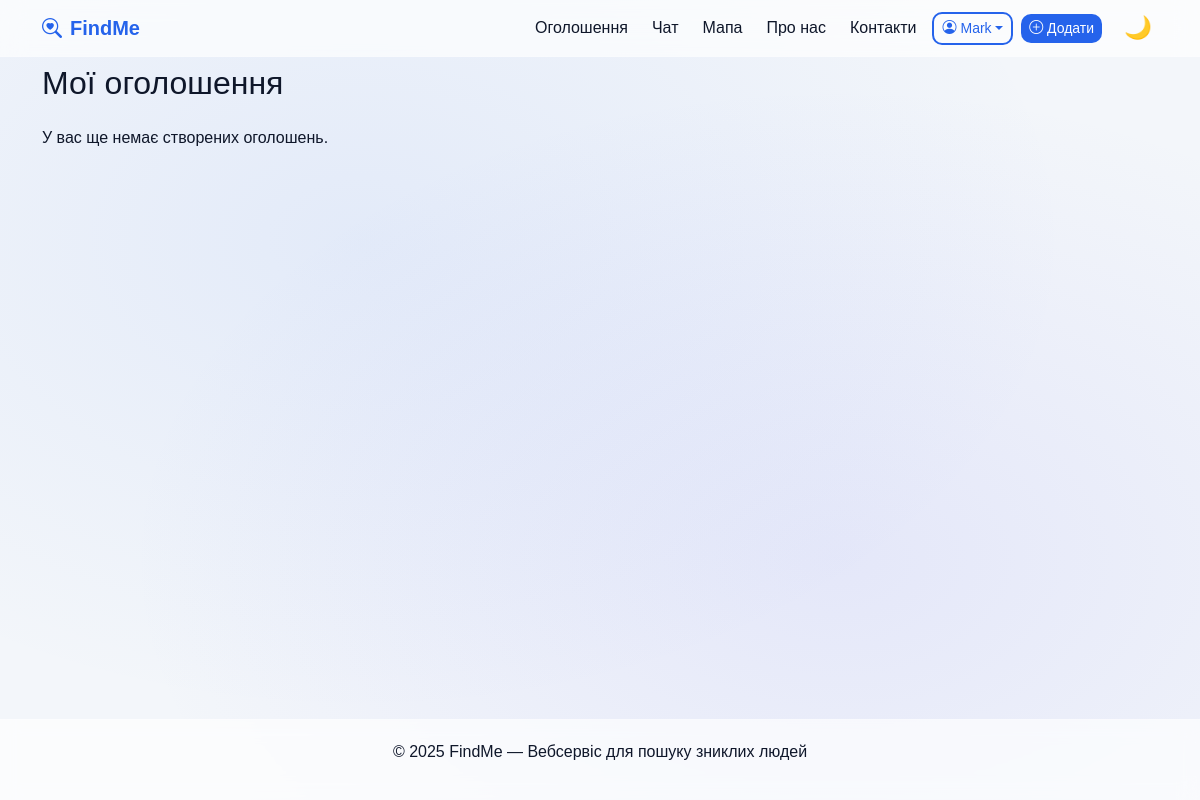
Page /my-posts/ (signed in) on the earlier database version.
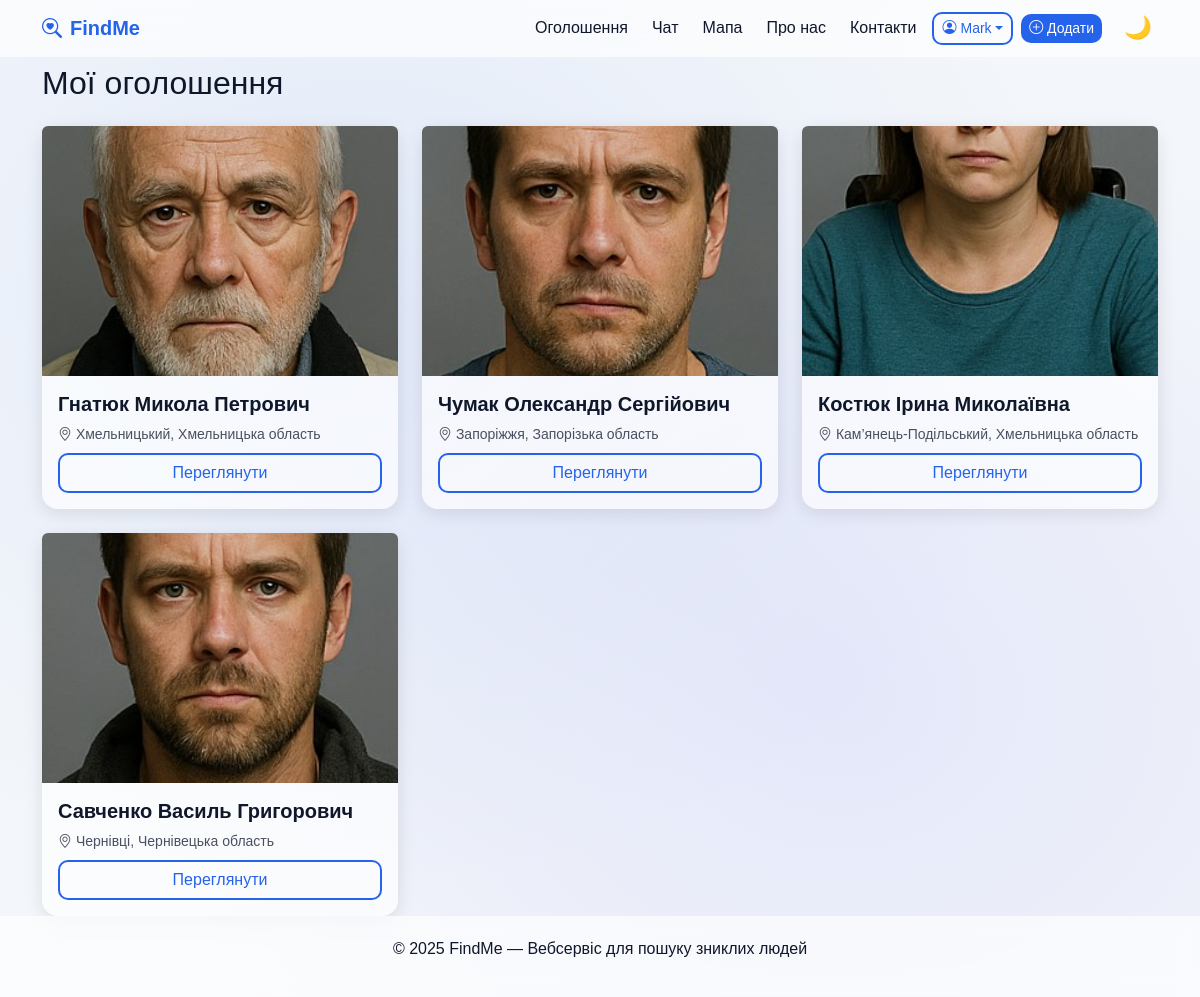
Same page on the later database version.
### missing_persons/models.py (models this page shows, shortened)
class MissingPerson(models.Model):
    STATUS_CHOICES = [
       ('missing', 'У розшуку'),
        ('found', 'Знайдено'),
    ]
    CATEGORY_CHOICES = [
    ('child', 'Дитина'),
    ('adult', 'Дорослий'),
    ('elderly', 'Літня людина'),
    ('military', 'Військовий'),
    ('disabled', 'Людина з інвалідністю'),
    ('other', 'Інше'),
]
    user = models.ForeignKey(User, on_delete=models.CASCADE)
    full_name = models.CharField(max_length=150)
    birth_date = models.DateField(null=True, blank=True)
    missing_date = models.DateField()
    region = models.CharField(max_length=100)
    city = models.CharField(max_length=100)
    description = models.TextField()
    photo = models.ImageField(upload_to='missing_persons/', blank=True, null=True)
    category = models.CharField(max_length=50, choices=CATEGORY_CHOICES, default='other')
    status = models.CharField(max_length=20, choices=STATUS_CHOICES, default='missing')
    created_at = models.DateTimeField(auto_now_add=True)
    location = models.CharField("Останнє місце, де бачили", max_length=255, blank=True, null=True)
    latitude = models.FloatField(blank=True, null=True)
    longitude = models.FloatField(blank=True, null=True)

### missing_persons/views.py (the view)
# urls.py: path('my-posts/', mp_views.my_posts, name='my_posts'),
@login_required
def my_posts(request):
    persons = MissingPerson.objects.filter(user=request.user)
    return render(request, 'my_posts.html', {'persons': persons})

### templates/my_posts.html
{% extends 'base.html' %}
{% block content %}
<h2 class="mb-4">Мої оголошення</h2>
{% if persons %}
<div class="row g-4">
  {% for p in persons %}
  <div class="col-md-4">
    <div class="card h-100">
      {% if p.photo %}
      <img src="{{ p.photo.url }}" class="card-img-top rounded-top" alt="{{ p.full_name }}">
      {% endif %}
      <div class="card-body">
        <h5 class="fw-semibold">{{ p.full_name }}</h5>
        <p class="text-muted small mb-2"><i class="bi bi-geo-alt"></i> {{ p.city }}, {{ p.region }}</p>
        <a href="{% url 'missing_detail' p.pk %}" class="btn btn-outline-primary w-100">Переглянути</a>
      </div>
    </div>
  </div>
  {% endfor %}
</div>
{% else %}
  <p>У вас ще немає створених оголошень.</p>
{% endif %}
{% endblock %}

### templates/base.html (shortened to what this page needs)
{% load static %}
<!DOCTYPE html>
<html lang="uk" data-theme="light">
<head>
  <link href="https://cdn.jsdelivr.net/npm/bootstrap@5.3.3/dist/css/bootstrap.min.css" rel="stylesheet">
  <link href="https://cdn.jsdelivr.net/npm/bootstrap-icons@1.11.3/font/bootstrap-icons.css" rel="stylesheet">
</head>
<body>
  <nav class="navbar navbar-expand-lg fixed-top">
    <div class="container">
      <a class="navbar-brand d-flex align-items-center" href="/">
        <i class="bi bi-search-heart me-2"></i> FindMe
      </a>
     <div class="collapse navbar-collapse justify-content-end" id="navMenu">
  <ul class="navbar-nav align-items-center gap-2">
    <li class="nav-item"><a href="/home" class="nav-link">Оголошення</a></li>
    <li class="nav-item"><a href="/chat/" class="nav-link">Чат</a></li>
    <li class="nav-item"><a href="/map/" class="nav-link">Мапа</a></li>
    <li class="nav-item"><a href="/about/" class="nav-link">Про нас</a></li>
    <li class="nav-item"><a href="/contacts/" class="nav-link">Контакти</a></li>
    {% if user.is_authenticated %}
      <li class="nav-item dropdown">
        <a class="btn btn-outline-primary btn-sm dropdown-toggle d-flex align-items-center"
           href="#" id="profileDropdown" role="button"
           data-bs-toggle="dropdown" aria-expanded="false">
          <i class="bi bi-person-circle me-1"></i> {{ user.username }}
        </a>
      </li>
      <li class="nav-item">
        <a href="/add/" class="btn btn-primary btn-sm me-2">
          <i class="bi bi-plus-circle"></i> Додати
        </a>
      </li>
    {% else %}
      <li class="nav-item"><a href="/login/" class="btn btn-outline-primary btn-sm">Увійти</a></li>
    {% endif %}
    <li class="nav-item">
      <button id="themeToggle" class="theme-toggle" title="Змінити тему">🌙</button>
    </li>
  </ul>
</div>
    </div>
  </nav>
  <main class="container mt-3 pt-5 fade-in">
    {% block content %}{% endblock %}
  </main>
  <footer>
    <p>© 2025 FindMe — Вебсервіс для пошуку зниклих людей</p>
  </footer>
</body>
</html>

### templates/base.html (style rules this page uses)
:root { --bg-light: #f3f6fa; --bg-dark: #0b1120; --glass-light: rgba(255, 255, 255, 0.65); --glass-dark: rgba(17, 25, 40, 0.65); --text-light: #0f172a; --text-dark: #f8fafc; --accent: #2563eb; --radius: 16px; --transition: all 0.3s ease; }
html[data-theme="light"] { --bg: var(--bg-light); --text: var(--text-light); --glass: var(--glass-light); }
body { background: var(--bg); color: var(--text); font-family: 'Poppins', sans-serif; transition: var(--transition); display: flex; flex-direction: column; min-height: 100vh; background-image: radial-gradient(at 30% 30%, rgba(37,99,235,0.08), transparent 60%), radial-gradient(at 70% 70%, rgba(99,102,241,0.1), transparent 60%); }
a { color: var(--accent); text-decoration: none; transition: var(--transition); }
h1, h2, h3, h4, h5, h6, p, small, label, li, span { color: var(--text); transition: var(--transition); }
.text-muted { color: var(--text) !important; opacity: 0.75; }
.navbar { backdrop-filter: blur(12px); background-color: var(--glass); border-bottom: 1px solid rgba(255,255,255,0.15); }
.navbar-brand { font-weight: 700; color: var(--accent) !important; }
.nav-link { font-weight: 500; color: var(--text) !important; }
.theme-toggle { border: none; background: transparent; font-size: 1.4rem; cursor: pointer; color: var(--accent); }
.card { border: none; border-radius: var(--radius); backdrop-filter: blur(20px); background-color: var(--glass); box-shadow: 0 4px 18px rgba(0,0,0,0.1); color: var(--text); transition: none; }
.card-img-top { height: 250px; object-fit: cover; border-top-left-radius: var(--radius); border-top-right-radius: var(--radius); }
footer { backdrop-filter: blur(10px); background-color: var(--glass); border-top: 1px solid rgba(255,255,255,0.2); padding: 20px; text-align: center; color: var(--text); margin-top: auto; }
.btn-primary { background-color: var(--accent); border: none; border-radius: 10px; }
.btn-outline-primary { border: 2px solid var(--accent); color: var(--accent); border-radius: 10px; }
.fade-in { animation: fadeIn 0.6s ease forwards; opacity: 0; }

Differences in the rows shown:
added MissingPerson: photo (picture), full_name "Гнатюк Микола Петрович", city "Хмельницький", region "Хмельницька область"
added MissingPerson: photo (picture), full_name "Чумак Олександр Сергійович", city "Запоріжжя", region "Запорізька область"
added MissingPerson: photo (picture), full_name "Костюк Ірина Миколаївна", city "Кам’янець-Подільський", region "Хмельницька область"
added MissingPerson: photo (picture), full_name "Савченко Василь Григорович", city "Чернівці", region "Чернівецька область"
Other differences:
text no longer shown: "У вас ще немає створених оголошень."
